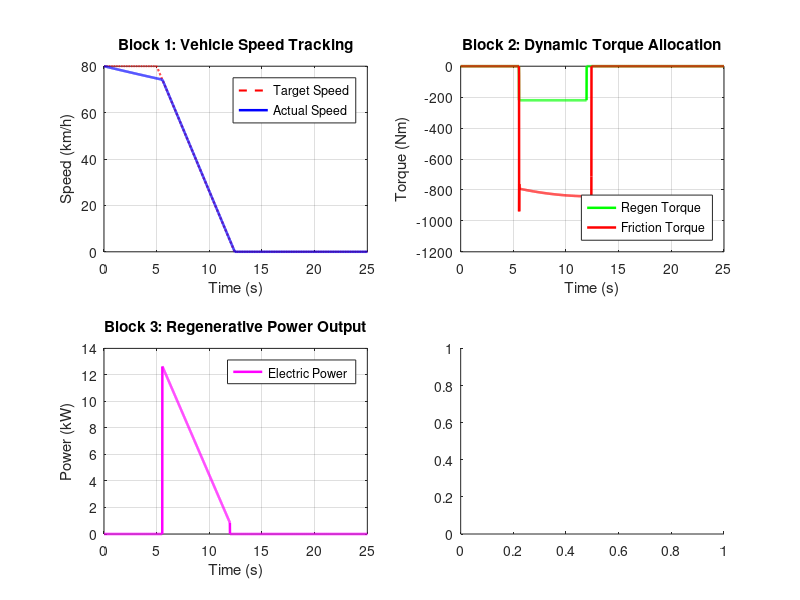

Write MATLAB code to recreate this figure. (Note: this script raises an error after producing the figure.)
%% ECW26063: COMBINED ALL-IN-ONE REGENERATIVE BRAKING SIMULATION
clear; clc; close all;

fprintf('===========================================================\n');
fprintf('  ECW26063: COMBINED REGENERATIVE BRAKING DASHBOARD SYSTEM  \n');
fprintf('===========================================================\n');

%% 1. SIMULATION PARAMETERS & INITIALIZATION
dt = 0.01;            % Time step size (s)
t_final = 25;         % Total simulation time (s)
t = 0:dt:t_final;     % Time array
N = length(t);        % Total steps

% Vehicle & Electrical Specifications
m_total = 1200;       % Total EV Mass (kg)
r_wheel = 0.31;       % Wheel Radius (m)
V_nom = 350;          % Battery Nominal Voltage (V)
Capacity_Ah = 60;     % Battery Capacity (Ah)
SOC_init = 60;        % Initial Battery SOC (%)
decel_target = 3.0;   % Target Deceleration Rate (m/s^2)

% Preallocate Data Arrays for Speed & Efficiency
v_actual = zeros(1, N); 
v_target = zeros(1, N); 
T_demand = zeros(1, N);
T_regen = zeros(1, N); 
T_friction = zeros(1, N); 
P_regen_kW = zeros(1, N);
E_regen_Wh = zeros(1, N); 
SOC = zeros(1, N);

% Initial Conditions
v_actual(1) = 80 / 3.6; % Initial Speed: 80 km/h converted to m/s
SOC(1) = SOC_init;      % Start at 60% SOC

%% 2. MAIN INTEGRATED SIMULATION LOOP
for i = 1:N-1
    % -------------------------------------------------------------------
    % BLOCK 1: DRIVE PROFILE & DRIVER BRAKE DEMAND
    % -------------------------------------------------------------------
    v_cruise = 80 / 3.6; % 80 km/h in m/s
    if t(i) < 5
        v_target(i) = v_cruise;
        T_demand(i) = 0;
    else
        v_target(i) = max(0, v_cruise - decel_target * (t(i) - 5));
        speed_error = v_target(i) - v_actual(i);
        Kp_driver = 120; % Driver gain
        T_demand(i) = min(0, Kp_driver * speed_error * m_total * r_wheel);
    end

    % -------------------------------------------------------------------
    % BLOCK 2: DYNAMIC TORQUE ALLOCATION (REGEN VS FRICTION)
    % -------------------------------------------------------------------
    v_cutoff = 1.39;      % 5 km/h low-speed cutoff in m/s
    SOC_max = 90.0;       % Max allowable SOC (%)
    T_regen_max = -220;   % Max motor braking torque limit (Nm)
    
    % Battery Overcharge Protection (SOC Derating Logic)
    if SOC(i) >= SOC_max
        soc_factor = 0.0;
    elseif SOC(i) > 80.0
        soc_factor = (SOC_max - SOC(i)) / 10.0; % Linear derate from 80% to 90%
    else
        soc_factor = 1.0; % Full regen below 80% SOC
    end
    
    % Torque Splitting Logic
    if (T_demand(i) < 0) && (v_actual(i) > v_cutoff)
        T_regen_available = T_regen_max * soc_factor;
        T_regen(i) = max(T_demand(i), T_regen_available);
        T_friction(i) = T_demand(i) - T_regen(i);
    else
        T_regen(i) = 0;
        T_friction(i) = T_demand(i);
    end

    % -------------------------------------------------------------------
    % BLOCK 3: MOTOR & BATTERY ENERGY RECOVERY ENGINE
    % -------------------------------------------------------------------
    eta_overall = 0.96 * 0.90; % Net Efficiency (~86.4%: Motor 90% * Inverter 96%)
    
    if abs(T_regen(i)) > 0 && v_actual(i) > 0.1
        omega_wheel = v_actual(i) / r_wheel;
        P_mech_kW = (abs(T_regen(i)) * omega_wheel) / 1000;
        P_regen_kW(i) = P_mech_kW * eta_overall;
        
        dE_Wh = (P_regen_kW(i) * 1000 * dt) / 3600;
        dSOC = (dE_Wh / (V_nom * Capacity_Ah)) * 100;
    else
        P_regen_kW(i) = 0;
        dE_Wh = 0;
        dSOC = 0;
    end
    
    % Update Cumulative Energy and Battery State of Charge
    E_regen_Wh(i+1) = E_regen_Wh(i) + dE_Wh;
    SOC(i+1) = SOC(i) + dSOC;

    % -------------------------------------------------------------------
    % BLOCK 4: VEHICLE DYNAMICS (PHYSICS ENGINE)
    % -------------------------------------------------------------------
    Cd = 0.28;          % Drag Coefficient
    A_front = 2.2;      % Frontal Area (m^2)
    rho_air = 1.225;    % Air density (kg/m^3)
    C_rr = 0.015;       % Rolling Resistance Coefficient
    g = 9.81;           % Acceleration due to gravity (m/s^2)
    
    if v_actual(i) > 0.01
        F_aero = 0.5 * rho_air * Cd * A_front * (v_actual(i)^2);
        F_rr = m_total * g * C_rr;
        F_resist = F_aero + F_rr;
        
        F_brake_total = (T_regen(i) + T_friction(i)) / r_wheel;
        a_actual = (F_brake_total - F_resist) / m_total;
        
        v_actual(i+1) = max(0, v_actual(i) + a_actual * dt);
    else
        v_actual(i+1) = 0;
    end
end

% Align last values for graphing accuracy
v_target(end) = v_target(end-1); 
T_demand(end) = T_demand(end-1);
T_regen(end) = T_regen(end-1); 
T_friction(end) = T_friction(end-1);
P_regen_kW(end) = P_regen_kW(end-1);

%% 3. PRINT PERFORMANCE METRICS TO COMMAND WINDOW
fprintf('\n---------------- SIMULATION RESULTS ----------------\n');
fprintf('Final Speed:              %.2f km/h\n', v_actual(end) * 3.6);
fprintf('Total Energy Recovered:   %.2f Wh\n', E_regen_Wh(end));
fprintf('Final Battery SOC:        %.4f %%\n', SOC(end));
fprintf('Net SOC Increase:         +%.4f %%\n', SOC(end) - SOC_init);
fprintf('-----------------------------------------------------\n\n');

%% 4. GRAPHICAL DASHBOARD DISPLAY
figure('Name', 'ECW26063 Dashboard', 'Color', [1 1 1], 'Position', [100 100 1000 650]);

% Subplot 1: Speed Tracking
subplot(2,2,1);
plot(t, v_target*3.6, '--r', 'LineWidth', 1.5); hold on;
plot(t, v_actual*3.6, 'b', 'LineWidth', 1.8); hold off;
grid on;
title('Block 1: Vehicle Speed Tracking');
xlabel('Time (s)'); ylabel('Speed (km/h)');
legend('Target Speed', 'Actual Speed', 'Location', 'northeast');

% Subplot 2: Torque Split
subplot(2,2,2);
plot(t, T_regen, 'g', 'LineWidth', 1.8); hold on;
plot(t, T_friction, 'r', 'LineWidth', 1.8); hold off;
grid on;
title('Block 2: Dynamic Torque Allocation');
xlabel('Time (s)'); ylabel('Torque (Nm)');
legend('Regen Torque', 'Friction Torque', 'Location', 'southeast');

% Subplot 3: Power Output
subplot(2,2,3);
plot(t, P_regen_kW, 'm', 'LineWidth', 1.8);
grid on;
title('Block 3: Regenerative Power Output');
xlabel('Time (s)'); ylabel('Power (kW)');
legend('Electric Power', 'Location', 'northeast');

% Subplot 4: Energy & Battery SOC
subplot(2,2,4);
yyaxis left
plot(t, E_regen_Wh, '-b', 'LineWidth', 1.8);
ylabel('Recovered Energy (Wh)', 'Color', 'b');
xlabel('Time (s)');

yyaxis right
plot(t, SOC, '--k', 'LineWidth', 1.5);
ylabel('Battery SOC (%)', 'Color', 'k');

grid on;
title('Block 4: Energy Recovered & Battery SOC');
legend('Energy (Wh)', 'Battery SOC (%)', 'Location', 'southeast');

sgtitle('ECW26063: EV Regenerative Braking System Performance', 'FontSize', 14, 'FontWeight', 'bold');
